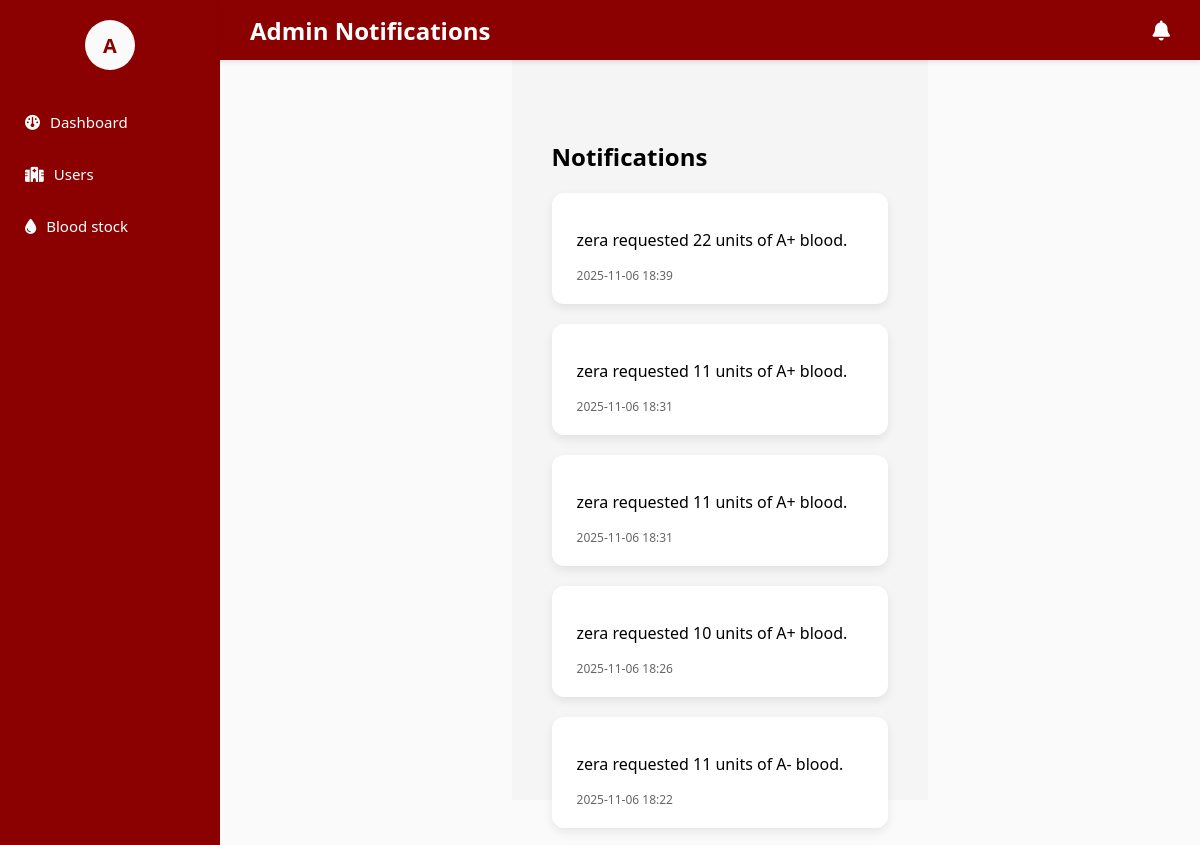
Page /dashboard/admin_notifications/ (signed in, upper part) on the earlier database version.
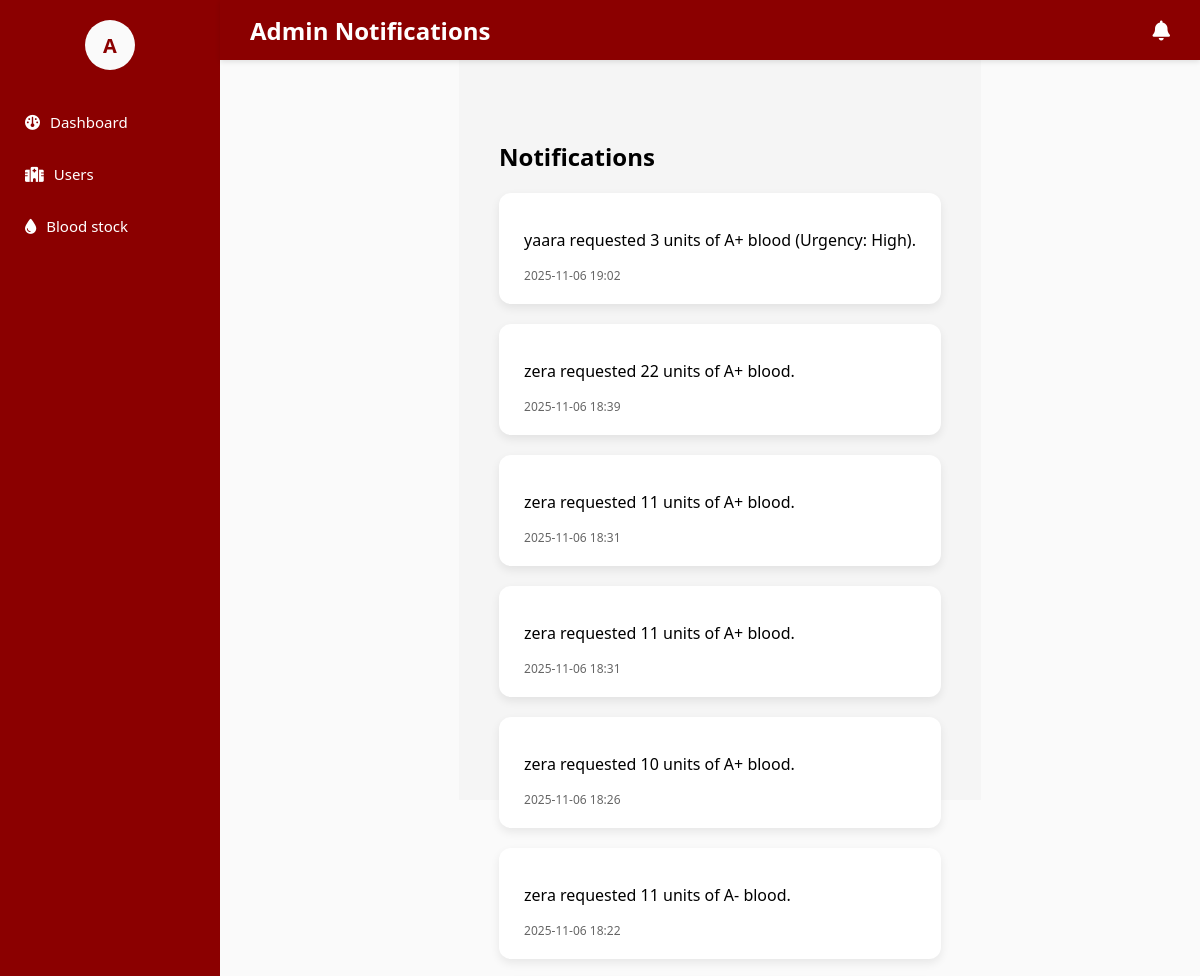
Same page on the later database version.
### blood_bank_app/models.py (models this page shows, shortened)
class AdminNotification(models.Model):
    user = models.ForeignKey(User, on_delete=models.CASCADE, null=True, blank=True)  # ✅ added
    message = models.TextField()
    created_at = models.DateTimeField(auto_now_add=True)
    is_read = models.BooleanField(default=False)

### blood_bank_app/views.py (the view)
# urls.py: path('dashboard/admin_notifications/', views.admin_notifications, name='admin_notifications'),
@login_required
def admin_notifications(request):
    notifications = AdminNotification.objects.all().order_by('-created_at')
    unread_notifications = notifications.filter(is_read=False)
    unread_notifications.update(is_read=True)
    context = {
        'notifications': notifications,
    }
    return render(request, 'dashboard/admin_notifications.html', context)

### blood_bank_app/templates/dashboard/admin_notifications.html (shortened to what this page needs)
{% extends "master.html" %}
{% load static %}
{% block content %}
<div class="sidebar">
    <div class="profile-container">
        <div class="profile-icon" onclick="toggleProfile()">
            {{ request.user.username|slice:":1"|upper }}
        </div>
    </div>
    <a href="{% url 'admin_dashboard' %}"><i class="fa-solid fa-gauge"></i> Dashboard</a>
    <a href="{% url 'users' %}"><i class="fa-solid fa-hospital"></i> Users</a>
    <a href="{% url 'blood_stock_dashboard' %}"><i class="fa-solid fa-droplet"></i> Blood stock</a>
</div>
<div class="topbar">
    <span>Admin Notifications</span>
    <div class="topbar-icons">
        <a href="{% url 'admin_notifications' %}" class="notification-icon" title="Notifications">
            <i class="fa-solid fa-bell"></i>
        </a>
    </div>
</div>
<div class="section">
    <h2>Notifications</h2>
    <div class="notif-list">
        {% for notif in notifications %}
            <div class="notif-item {% if not notif.is_read %}unread{% endif %}">
                <p>{{ notif.message }}</p>
                <span class="notif-time">{{ notif.created_at|date:"Y-m-d H:i" }}</span>
            </div>
        {% empty %}
            <p>No notifications yet.</p>
        {% endfor %}
    </div>
</div>
<link rel="stylesheet" href="https://cdnjs.cloudflare.com/ajax/libs/font-awesome/6.5.0/css/all.min.css">
{% endblock %}

Differences in the rows shown:
added AdminNotification: message "yaara requested 3 units of A+ blood (Urgency: High).", created_at "2025-11-06 19:02"
